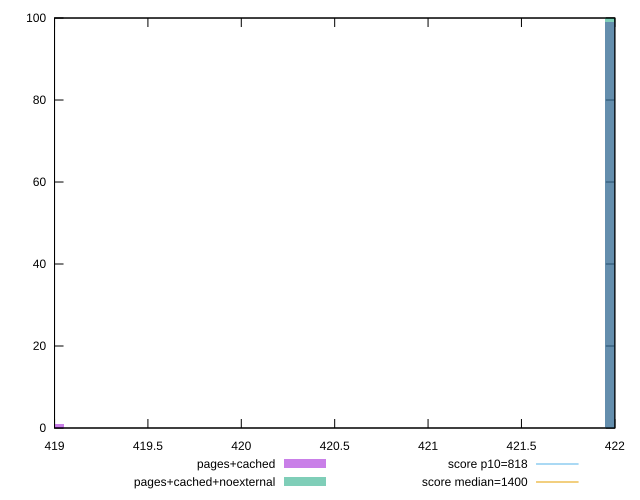

Write gnuplot code to recreate this figure.
reset

$pagesCached <<EOF
422 99
419 1
EOF

$pagesCachedNoexternal <<EOF
422 100
EOF

set key outside below
set boxwidth 0.1
set xrange [419:422]
set yrange [0:100]
set trange [0:100]
set style fill transparent solid 0.5 noborder

set parametric
set terminal svg size 640, 500 enhanced background rgb 'white'
set output "reprap/dom-size/comparison/histogram/1_vs_2.svg"

plot $pagesCached title "pages+cached" with boxes, \
     $pagesCachedNoexternal title "pages+cached+noexternal" with boxes, \
     818,t title "score p10=818", \
     1400,t title "score median=1400"

reset
